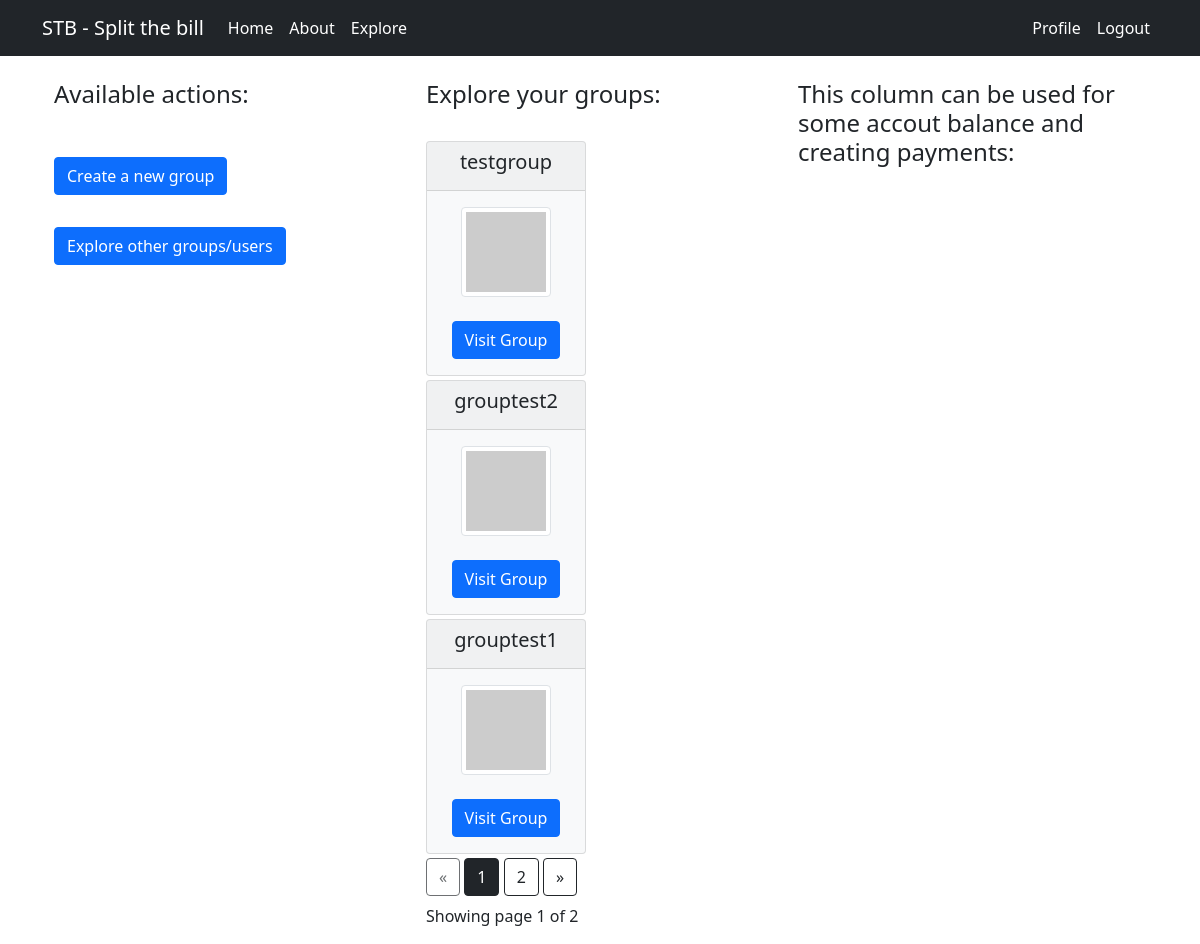
Page /index (signed in) on the earlier database version.
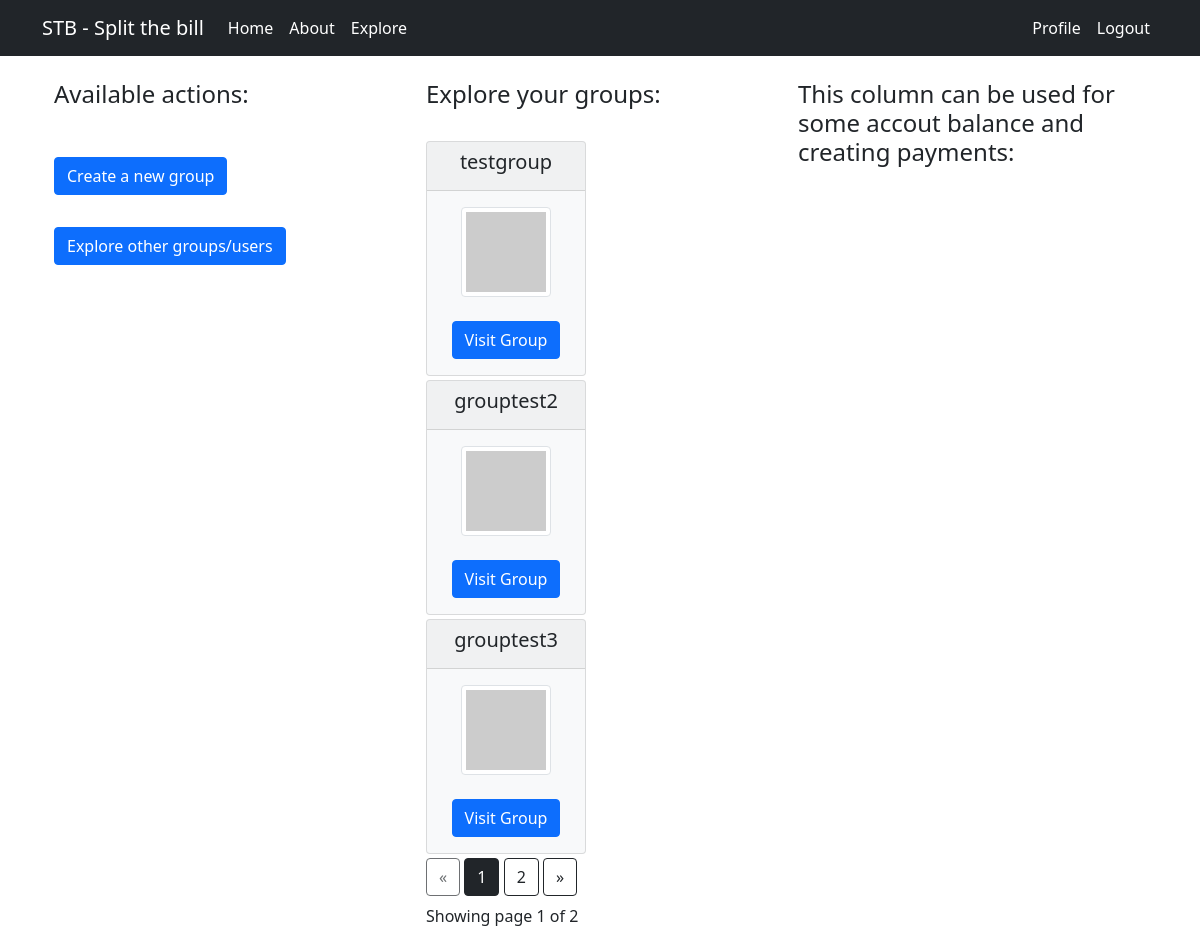
Same page on the later database version.
### app/models.py (models this page shows, shortened)
class Group(db.Model):
    id = db.Column(db.Integer, primary_key=True)
    name = db.Column(db.String(64), index=True, unique=True)
    owner_id = db.Column(db.Integer, db.ForeignKey("user.id", ondelete='CASCADE'))
    date_created = db.Column(db.DateTime, default=datetime.utcnow)
    description = db.Column(db.String(255))
    owner = db.relationship("User", foreign_keys=[owner_id], backref=db.backref("owned_groups", lazy=True, cascade="all, delete, delete-orphan", passive_deletes=True, single_parent=True))
    membership_requests = db.relationship("MembershipRequest", cascade="all, delete, delete-orphan", passive_deletes=True, single_parent=True, backref=db.backref("group", lazy=True))
    invitations = db.relationship("Invitation", cascade="all, delete, delete-orphan", passive_deletes=True, single_parent=True,  backref=db.backref("group", lazy=True))
    def avatar(self, size):
        digest = md5(self.description.lower().encode("utf-8")).hexdigest()
        return f"https://avatars.dicebear.com/api/identicon/{digest}.svg?size={size}"

### app/main/routes.py (the view)
@bp.route('/', methods=['GET'])
@bp.route('/index', methods=['GET'])
def index():
    if current_user.is_authenticated:
        page = request.args.get('page', 1, type=int)
        groups_id = [group.id for group in current_user.groups]
        groups = Group.query.filter(Group.id.in_(groups_id)).paginate(page=page, per_page=3)
        return render_template('index.html', title='index', groups=groups)
    return render_template('index.html', title='index')

### app/main/routes.py (called while the page is built)
@bp.before_request
def before_request():
    if current_user.is_authenticated:
        current_user.last_seen = datetime.utcnow()
        db.session.commit()

### app/models.py (called while the page is built)
@login.user_loader
def load_user(id):
    return User.query.get(int(id))

### app/templates/index.html
{% extends 'base.html' %}
{% block app_content %}
<div class="container">
    {% if current_user.is_authenticated %}
    <div class="row">
        <div class="col-4">
            <h4>Available actions:</h4>
            <br>
            <div class="btn-group-vertical">
                <form action="{{ url_for('main.create_group') }}" method="GET">
                    <button type="submit" class="btn btn-primary my-3">Create a new group</button>
                </form>
                <form action="{{ url_for('main.explore') }}" method="GET">
                    <button type="submit" class="btn btn-primary my-3">Explore other groups/users</button>
                </form>
            </div>
        </div>
        <div class="col-4">
            <h4>Explore your groups:</h4>
            <br>
            <div class="card-columns">
                {% for group in groups.items %}
                <div class="card bg-light mb-1" style="max-width: 10rem;">
                    <div class="card-header text-center">
                        <h5>{{ group.name }}</h5>
                    </div>
                    <div class="card-body text-center">
                        <img src="{{ group.avatar(64) }}" alt="Group Avatar" class="img-thumbnail">
                        <br>
                        <br>
                        <a href="" class="btn btn-primary">Visit Group</a>
                    </div>
                </div>
                {% endfor %}
            </div>
            <div class="text-right">
                <a href="{{ url_for('main.index', page=groups.prev_num) }}" class="btn btn-outline-dark
               {% if groups.page == 1 %}disabled{% endif %}">
                    &laquo;
                </a>
                {% for page_num in groups.iter_pages(left_edge=1, right_edge=1, left_current=1, right_current=2) %}
                {% if page_num %}
                {% if groups.page == page_num %}
                <a href="{{ url_for('main.index', page=page_num) }}" class="btn btn-dark">
                    {{ page_num }}
                </a>
                {% else %}
                <a href="{{ url_for('main.index', page=page_num) }}" class="btn btn-outline-dark">
                    {{ page_num }}
                </a>
                {% endif %}
                {% else %}
                ...
                {% endif %}
                {% endfor %}
                <a href="{{ url_for('main.index', page=groups.next_num) }}" class="btn btn-outline-dark
               {% if groups.page == groups.pages %}disabled{% endif %}">
                    &raquo;
                </a>
            </div>
            <p class="text-right mt-2">
                Showing page {{ groups.page }} of {{ groups.pages }}
            </p>
        </div>
        <div class="col-4">
            <h4>This column can be used for some accout balance and creating payments:</h4>
        </div>
    </div>
    {% endif %}
</div>
{% endblock %}

Differences in the rows shown:
removed Group: name "grouptest1"
now on this page (row unchanged): Group: name "grouptest3"
